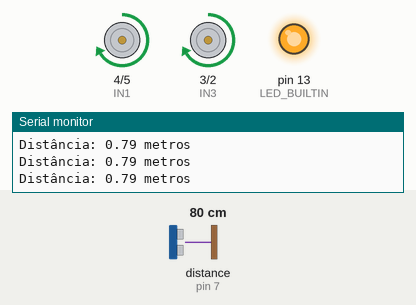
Recording of a sketch running on a simulated Arduino Uno, built with avr-gcc and run on an emulated ATmega328P. On the bench: motor-driver pin pairs drawn as motors (green arrow = first pin HIGH = forward, orange = second pin HIGH = backward, longer = more drive, scaled by the enable pin), output pins drawn as LEDs (lit = HIGH), the last lines printed to the serial monitor. Wiring (inferred from the names in the program): ultrasonic range finder: trigger pin 6; echo pin 7. The test bench sets the inputs (shaded band); at power-on: distance to the obstacle (sensor on pin 7) 80 cm. The echo pulse lasts 58.3 µs per cm; random numbers use the default seed unless the sketch sets one; pins used as bus, display or sensor lines are not drawn.

Above: at 1.2 s.
1.3 s: distance to the obstacle (sensor on pin 7) set to 22 cm
2.8 s: distance to the obstacle (sensor on pin 7) set to 19 cm
At 5.1 s:
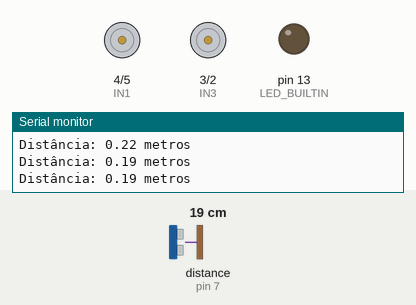
5.8 s: distance to the obstacle (sensor on pin 7) set to 250 cm
At 7.9 s:
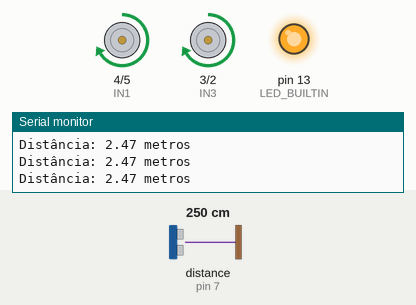
8.8 s: distance to the obstacle (sensor on pin 7) set to 2 cm
At 9.7 s:
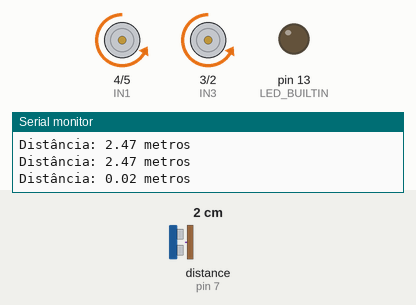
11.8 s: distance to the obstacle (sensor on pin 7) set to 35 cm
At 13.9 s:
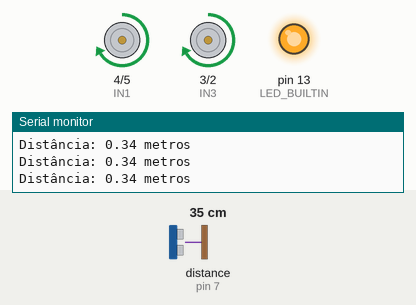
Timing chart, 0 to 15.0 s (numbered marks = the images above; inputs shaded):
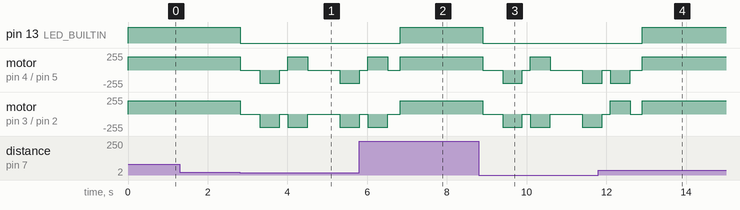

Measured:
- the behaviour switches between 21 and 20 cm on distance to the obstacle (sensor on pin 7) (found by bisection; images 0 and 1)
- after the input at 2.8 s, pin 13 (LED_BUILTIN): HIGH → LOW at once; motor on pin 4 (IN1) / pin 5 (IN2): forward 200/255 → stopped at once, → backward 200/255 0.50 s later, → stopped 0.50 s later, → forward 200/255 0.20 s later, … (6 changes in this stretch)
- after the input at 5.8 s, pin 13 (LED_BUILTIN): LOW → HIGH after 1.0 s
- after the input at 8.8 s, pin 13 (LED_BUILTIN): HIGH → LOW after 0.09 s; motor on pin 4 (IN1) / pin 5 (IN2): forward 200/255 → stopped after 0.09 s, → backward 200/255 0.50 s later, → stopped 0.50 s later, → forward 200/255 0.20 s later, … (6 changes in this stretch)
- after the input at 11.8 s, pin 13 (LED_BUILTIN): LOW → HIGH after 1.1 s

The sketch:

volkmann.ino
```cpp
// Definição dos pinos para o sensor ultrassônico
const int PinTrigger = 6; // Pino usado para disparar os pulsos do sensor
const int PinEcho = 7;    // Pino usado para ler a saída do sensor

// Definição das constantes para cálculo da distância
const float VelocidadeSom_m_por_us = 0.000340; // Velocidade do som em metros por microsegundo

// Definição dos pinos para o driver de motor L298N
#define IN1 4   // Pino de controle IN1 para Motor A
#define IN2 5   // Pino de controle IN2 para Motor A
#define IN3 3   // Pino de controle IN3 para Motor B
#define IN4 2   // Pino de controle IN4 para Motor B

#define ENA 9   // Pino ENA para controle de velocidade do Motor A (PWM)
#define ENB 10  // Pino ENB para controle de velocidade do Motor B (PWM)

const int velocidadeNormal = 200; // Velocidade padrão (0 a 255)
const int velocidadeReverso = 150; // Velocidade para reversão

// Variáveis para armazenar tempo de eco e distância calculada
unsigned long TempoEcho = 0;
float distancia = 0.0;

// Função para disparar o pulso ultrassônico
void DisparaPulsoUltrasonico() {
  digitalWrite(PinTrigger, LOW);
  delayMicroseconds(2);
  digitalWrite(PinTrigger, HIGH);
  delayMicroseconds(10);
  digitalWrite(PinTrigger, LOW);
}

// Função para calcular a distância com base no tempo do eco
float CalcularDistancia(unsigned long tempo_us) {
  return (tempo_us * VelocidadeSom_m_por_us) / 2;
}

// Funções para controlar os motores
void moverFrente() {
  digitalWrite(IN1, HIGH);
  digitalWrite(IN2, LOW);
  digitalWrite(IN3, HIGH);
  digitalWrite(IN4, LOW);
  analogWrite(ENA, velocidadeNormal);
  analogWrite(ENB, velocidadeNormal);
}

void parar() {
  digitalWrite(IN1, LOW);
  digitalWrite(IN2, LOW);
  digitalWrite(IN3, LOW);
  digitalWrite(IN4, LOW);
  analogWrite(ENA, 0);
  analogWrite(ENB, 0);
}

void re() {
  digitalWrite(IN1, LOW);
  digitalWrite(IN2, HIGH);
  digitalWrite(IN3, LOW);
  digitalWrite(IN4, HIGH);
  analogWrite(ENA, velocidadeReverso);
  analogWrite(ENB, velocidadeReverso);
}

void virarDireita() {
  digitalWrite(IN1, HIGH);
  digitalWrite(IN2, LOW);
  digitalWrite(IN3, LOW);
  digitalWrite(IN4, HIGH);
  analogWrite(ENA, velocidadeNormal);
  analogWrite(ENB, velocidadeNormal);
}

void virarEsquerda() {
  digitalWrite(IN1, LOW);
  digitalWrite(IN2, HIGH);
  digitalWrite(IN3, HIGH);
  digitalWrite(IN4, LOW);
  analogWrite(ENA, velocidadeNormal);
  analogWrite(ENB, velocidadeNormal);
}

// Função de setup: inicializa os pinos
void setup() {
  // Inicializa o LED embutido
  pinMode(LED_BUILTIN, OUTPUT);

  // Inicializa os pinos do driver de motor como saídas
  pinMode(IN1, OUTPUT);
  pinMode(IN2, OUTPUT);
  pinMode(IN3, OUTPUT);
  pinMode(IN4, OUTPUT);
  pinMode(ENA, OUTPUT);
  pinMode(ENB, OUTPUT);

  // Inicializa os pinos do sensor ultrassônico
  pinMode(PinTrigger, OUTPUT);
  pinMode(PinEcho, INPUT);

  // Inicializa o estado inicial dos motores e do sensor
  parar();
  digitalWrite(PinTrigger, LOW);

  // Inicia a comunicação serial para depuração (opcional)
  Serial.begin(9600);
}

// Função loop: executa continuamente
void loop() {
  // Dispara o pulso ultrassônico
  DisparaPulsoUltrasonico();

  // Lê o tempo do pulso de eco
  TempoEcho = pulseIn(PinEcho, HIGH, 30000); // Timeout de 30ms para evitar bloqueios

  // Calcula a distância
  distancia = CalcularDistancia(TempoEcho);

  // Exibe a distância no monitor serial (opcional)
  Serial.print("Distância: ");
  Serial.print(distancia);
  Serial.println(" metros");

  // Verifica a distância e toma ações
  if (distancia > 0.2) { // Se a distância for maior que 0.2 metros
    digitalWrite(LED_BUILTIN, HIGH); // Liga o LED

    moverFrente(); // Move o carrinho para frente
  } else { // Se a distância for menor ou igual a 0.2 metros
    digitalWrite(LED_BUILTIN, LOW); // Desliga o LED

    parar(); // Para o carrinho
    delay(500); // Aguarda meio segundo

    re(); // Move o carrinho para trás
    delay(500); // Move para trás por meio segundo

    parar(); // Para novamente
    delay(200); // Pequena pausa

    // Escolhe aleatoriamente virar à esquerda ou à direita
    if (random(0, 2) == 0) {
      virarEsquerda();
    } else {
      virarDireita();
    }
    delay(500); // Vira por meio segundo

    parar(); // Para após virar
    delay(200); // Pequena pausa
  }

  delay(100); // Pequena pausa antes da próxima leitura
}
```
